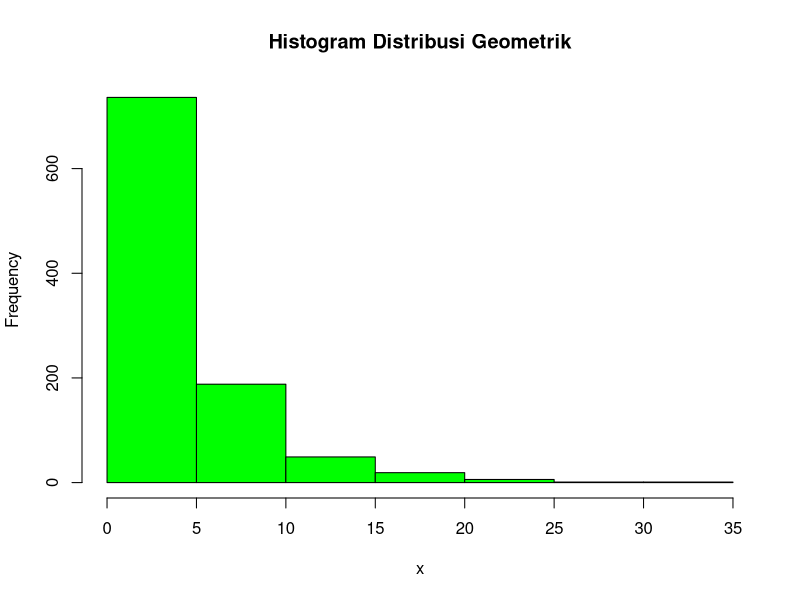

R code for this plot:
#no 1.a
x = 3
prob = 0.20
P <- dgeom(x-1, 1-prob)
P

#no 1.b
n = 1000
prob = 0.20
x = 3
L <- mean(rgeom(n, prob) == 3)
L

#no 1.c

#no 1.d
n = 1000
x = 3
prob = 0.20
s <- rgeom(n, prob)
P <- 1-dgeom(x-1, prob)
P
hist(s, main = "Histogram Distribusi Geometrik", 
     xlab = "x", 
     col = "green")

#no 1.e
n = 1000
x =3
prob = 0.20
s = rgeom(n, prob)
# miu = 1/p
miu = 1/prob
miu
# taw^2 = (1-p)/(p^2)
variance = (1-prob)/(prob^2)
variance